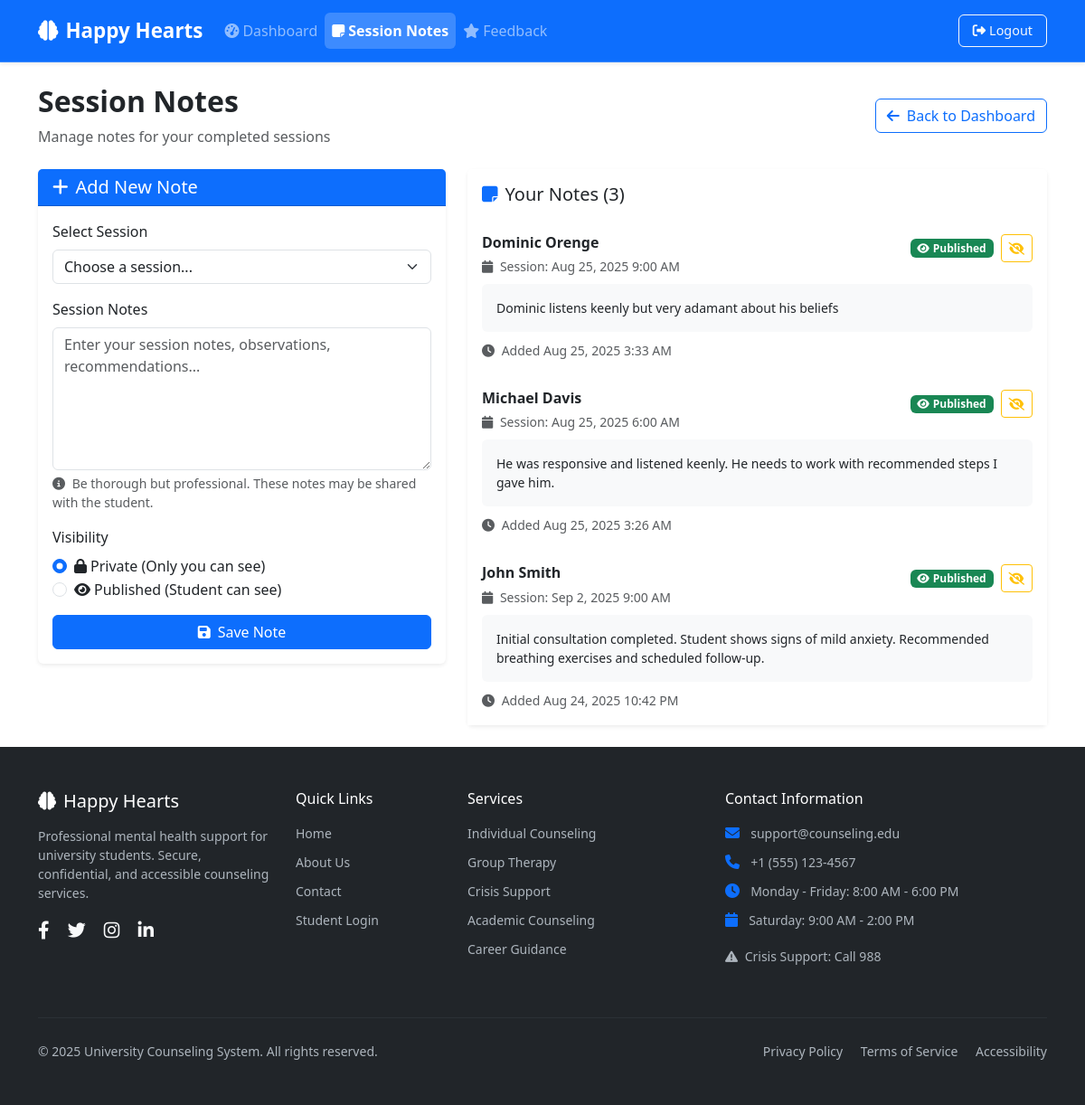
The app's page /counselor/add_note.php (signed in) with its own data.
### tables this page shows
CREATE TABLE `notes` (
  `id` bigint NOT NULL AUTO_INCREMENT,
  `session_id` bigint NOT NULL,
  `counselor_id` bigint NOT NULL,
  `content` text NOT NULL,
  `visibility` enum('PRIVATE','PUBLISHED') DEFAULT 'PRIVATE',
  `created_at` timestamp NULL DEFAULT CURRENT_TIMESTAMP,
  PRIMARY KEY (`id`),
  KEY `session_id` (`session_id`),
  KEY `counselor_id` (`counselor_id`),
  CONSTRAINT `notes_ibfk_1` FOREIGN KEY (`session_id`) REFERENCES `sessions` (`id`),
  CONSTRAINT `notes_ibfk_2` FOREIGN KEY (`counselor_id`) REFERENCES `users` (`id`)
);

CREATE TABLE `users` (
  `id` bigint NOT NULL AUTO_INCREMENT,
  `role` enum('STUDENT','COUNSELOR','ADMIN') NOT NULL,
  `name` varchar(150) NOT NULL,
  `email` varchar(150) NOT NULL,
  `password_hash` varchar(255) NOT NULL,
  `phone` varchar(20) DEFAULT NULL,
  `created_at` timestamp NULL DEFAULT CURRENT_TIMESTAMP,
  PRIMARY KEY (`id`),
  UNIQUE KEY `email` (`email`)
);

CREATE TABLE `appointments` (
  `id` bigint NOT NULL AUTO_INCREMENT,
  `student_id` bigint NOT NULL,
  `counselor_id` bigint NOT NULL,
  `start_time` datetime NOT NULL,
  `end_time` datetime NOT NULL,
  `status` enum('PENDING','APPROVED','DECLINED','CANCELLED','COMPLETED') DEFAULT 'PENDING',
  `message` text,
  `created_at` timestamp NULL DEFAULT CURRENT_TIMESTAMP,
  `updated_at` timestamp NULL DEFAULT NULL,
  PRIMARY KEY (`id`),
  KEY `counselor_id` (`counselor_id`,`start_time`),
  KEY `student_id` (`student_id`,`start_time`),
  CONSTRAINT `appointments_ibfk_1` FOREIGN KEY (`student_id`) REFERENCES `users` (`id`),
  CONSTRAINT `appointments_ibfk_2` FOREIGN KEY (`counselor_id`) REFERENCES `users` (`id`)
);

### counselor/add_note.php (the view, shortened to what this page needs)
<?php
require_once '../config/db.php';
$counselor_id = $_SESSION['user_id'];
$stmt = $pdo->prepare("
    SELECT s.*, a.student_id, a.start_time, a.end_time, u.name as student_name
    FROM sessions s
    JOIN appointments a ON s.appointment_id = a.id
    JOIN users u ON a.student_id = u.id
    WHERE a.counselor_id = ? AND s.status IN ('IN_PROGRESS', 'COMPLETED')
    ORDER BY a.start_time DESC
");
$stmt->execute([$counselor_id]);
$available_sessions = $stmt->fetchAll();
$stmt = $pdo->prepare("
    SELECT n.*, s.id as session_id, a.start_time, u.name as student_name
    FROM notes n
    JOIN sessions s ON n.session_id = s.id
    JOIN appointments a ON s.appointment_id = a.id
    JOIN users u ON a.student_id = u.id
    WHERE n.counselor_id = ?
    ORDER BY n.created_at DESC
");
$stmt->execute([$counselor_id]);
$existing_notes = $stmt->fetchAll();
?>
<!DOCTYPE html>
<html lang="en">
<head>
    <link href="https://cdn.jsdelivr.net/npm/bootstrap@5.3.0/dist/css/bootstrap.min.css" rel="stylesheet">
    <link href="https://cdnjs.cloudflare.com/ajax/libs/font-awesome/6.4.0/css/all.min.css" rel="stylesheet">
    <link href="../assets/css/app.css" rel="stylesheet">
</head>
<body>
    <?php include 'includes/header.php'; ?>
    <div class="container py-4">
        <div class="row">
            <div class="col-12">
                <div class="d-flex justify-content-between align-items-center mb-4">
                    <div>
                        <h2 class="fw-bold">Session Notes</h2>
                        <p class="text-muted mb-0">Manage notes for your completed sessions</p>
                    </div>
                    <a href="dashboard.php" class="btn btn-outline-primary">
                        <i class="fas fa-arrow-left me-2"></i>Back to Dashboard
                    </a>
                </div>
            </div>
        </div>
        <div class="row">
            <div class="col-lg-5">
                <div class="card border-0 shadow-sm">
                    <div class="card-header bg-primary text-white">
                        <h5 class="mb-0">
                            <i class="fas fa-plus me-2"></i>Add New Note
                        </h5>
                    </div>
                    <div class="card-body">
                        <?php if (empty($available_sessions)): ?>
                            <div class="text-center py-4">
                                <i class="fas fa-info-circle text-muted fs-1 mb-3"></i>
                                <h6 class="text-muted">No sessions available</h6>
                                <p class="text-muted small">Notes can be added after starting a session</p>
                            </div>
                        <?php else: ?>
                            <form method="POST">
                                <div class="mb-3">
                                    <label for="session_id" class="form-label">Select Session</label>
                                    <select class="form-select" id="session_id" name="session_id" required>
                                        <option value="">Choose a session...</option>
                                    </select>
                                </div>
                                <div class="mb-3">
                                    <label for="content" class="form-label">Session Notes</label>
                                    <textarea class="form-control" id="content" name="content" rows="6"
                                              placeholder="Enter your session notes, observations, recommendations..." required></textarea>
                                    <div class="form-text">
                                        <i class="fas fa-info-circle me-1"></i>
                                        Be thorough but professional. These notes may be shared with the student.
                                    </div>
                                </div>
                                <div class="mb-3">
                                    <label class="form-label">Visibility</label>
                                    <div class="form-check">
                                        <input class="form-check-input" type="radio" name="visibility"
                                               id="private" value="PRIVATE" checked>
                                        <label class="form-check-label" for="private">
                                            <i class="fas fa-lock me-1"></i>Private (Only you can see)
                                        </label>
                                    </div>
                                    <div class="form-check">
                                        <input class="form-check-input" type="radio" name="visibility"
                                               id="published" value="PUBLISHED">
                                        <label class="form-check-label" for="published">
                                            <i class="fas fa-eye me-1"></i>Published (Student can see)
                                        </label>
                                    </div>
                                </div>
                                <button type="submit" class="btn btn-primary w-100">
                                    <i class="fas fa-save me-2"></i>Save Note
                                </button>
                            </form>
                        <?php endif; ?>
                    </div>
                </div>
            </div>
            <div class="col-lg-7">
                <div class="card border-0 shadow-sm">
                    <div class="card-header bg-white border-0 py-3">
                        <h5 class="mb-0">
                            <i class="fas fa-sticky-note me-2 text-primary"></i>Your Notes (<?= count($existing_notes) ?>)
                        </h5>
                    </div>
                    <div class="card-body p-0">
                        <?php if (empty($existing_notes)): ?>
                            <div class="text-center py-4">
                                <i class="fas fa-sticky-note text-muted fs-1 mb-3"></i>
                                <h6 class="text-muted">No notes yet</h6>
                                <p class="text-muted small">Start adding notes for your completed sessions</p>
                            </div>
                        <?php else: ?>
                            <div class="list-group list-group-flush">
                                <?php foreach ($existing_notes as $note): ?>
                                    <div class="list-group-item border-0 py-3">
                                        <div class="d-flex justify-content-between align-items-start mb-2">
                                            <div>
                                                <h6 class="mb-1 fw-bold"><?= htmlspecialchars($note['student_name']) ?></h6>
                                                <small class="text-muted">
                                                    <i class="fas fa-calendar me-1"></i>
                                                    Session: <?= date('M j, Y g:i A', strtotime($note['start_time'])) ?>
                                                </small>
                                            </div>
                                            <div class="d-flex align-items-center gap-2">
                                                <?php if ($note['visibility'] === 'PUBLISHED'): ?>
                                                    <span class="badge bg-success">
                                                        <i class="fas fa-eye me-1"></i>Published
                                                    </span>
                                                    <a href="?unpublish=<?= $note['id'] ?>"
                                                       class="btn btn-sm btn-outline-warning"
                                                       title="Set to Private">
                                                        <i class="fas fa-eye-slash"></i>
                                                    </a>
                                                <?php endif; ?>
                                            </div>
                                        </div>
                                        <div class="bg-light rounded p-3 mb-2">
                                            <p class="mb-0 small"><?= nl2br(htmlspecialchars($note['content'])) ?></p>
                                        </div>
                                        <small class="text-muted">
                                            <i class="fas fa-clock me-1"></i>
                                            Added <?= date('M j, Y g:i A', strtotime($note['created_at'])) ?>
                                        </small>
                                    </div>
                                <?php endforeach; ?>
                            </div>
                        <?php endif; ?>
                    </div>
                </div>
            </div>
        </div>
    </div>
    <?php include '../includes/footer.php'; ?>
</body>
</html>

### records on screen
notes: users.name "Dominic Orenge", appointments.start_time "Aug 25, 2025 9:00 AM", content "Dominic listens keenly but very adamant about his beliefs", created_at "Aug 25, 2025 3:33 AM"
notes: users.name "Michael Davis", appointments.start_time "Aug 25, 2025 6:00 AM", content "He was responsive and listened keenly. He needs to work with recommended steps I gave him.", created_at "Aug 25, 2025 3:26 AM"
notes: users.name "John Smith", appointments.start_time "Sep 2, 2025 9:00 AM", content "Initial consultation completed. Student shows signs of mild anxiety. Recommended breathing exercises and scheduled follow-up.", created_at "Aug 24, 2025 10:42 PM"

### other values on screen
count($existing_notes) "3"
